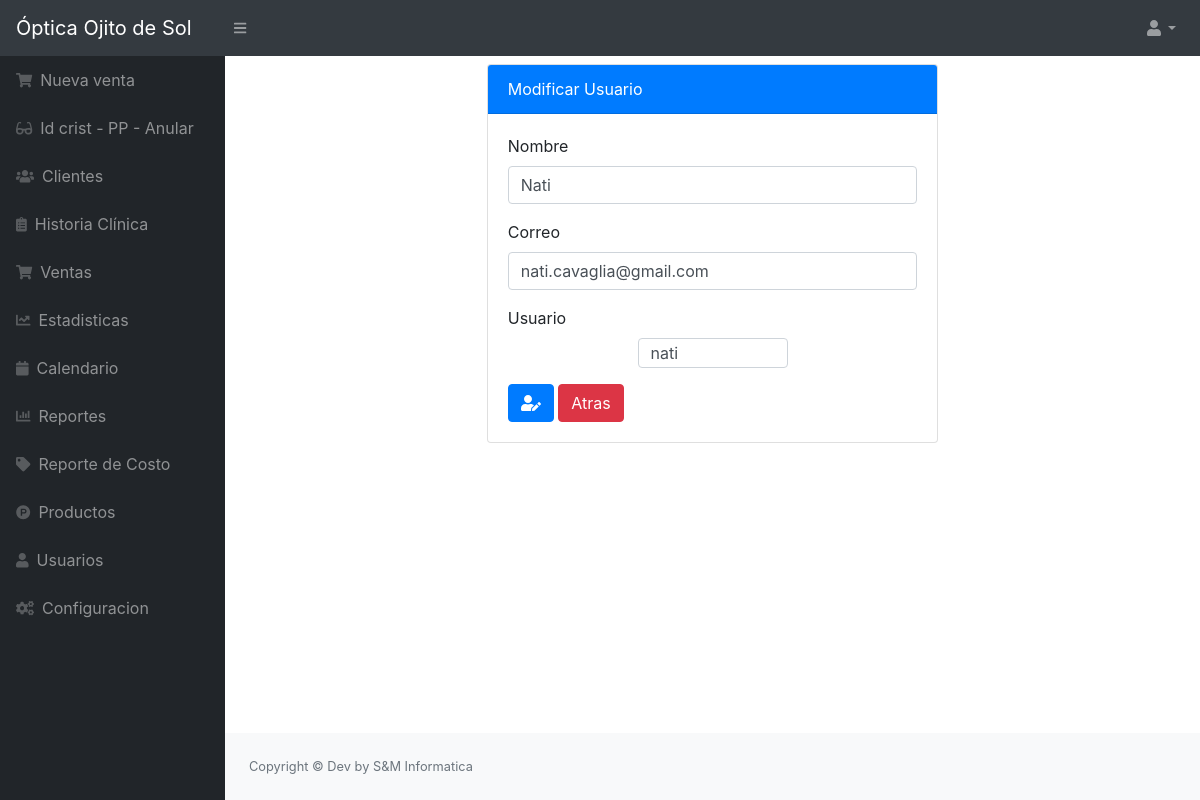
Page /src/editar_usuario.php?id=1 (signed in) on the committed database.
### tables this page shows
CREATE TABLE `usuario` (
  `idusuario` int NOT NULL,
  `nombre` varchar(100) NOT NULL,
  `correo` varchar(100) NOT NULL,
  `usuario` varchar(20) NOT NULL,
  `clave` varchar(50) NOT NULL,
  `estado` int NOT NULL DEFAULT '1'
);

### src/editar_usuario.php (the view, shortened to what this page needs)
<?php
require "../conexion.php";
include_once "includes/header.php";
$idusuario = $_REQUEST['id'];
$sql = mysqli_query($conexion, "SELECT * FROM usuario WHERE idusuario = $idusuario");
$result_sql = mysqli_num_rows($sql);
if ($result_sql == 0) {
    header("Location: usuarios.php");
} else {
    if ($data = mysqli_fetch_array($sql)) {
        $nombre = $data['nombre'];
        $correo = $data['correo'];
        $usuario = $data['usuario'];
    }
}
?>
<div class="row">
    <div class="col-md-6 mx-auto">
        <div class="card">
            <div class="card-header bg-primary text-white">
                Modificar Usuario
            </div>
            <div class="card-body">
                <form class="" action="" method="post">
                    <div class="form-group">
                        <label for="nombre">Nombre</label>
                        <input type="text" placeholder="Ingrese nombre" class="form-control" name="nombre" id="nombre" value="<?php echo $nombre; ?>">
                    </div>
                    <div class="form-group">
                        <label for="correo">Correo</label>
                        <input type="text" placeholder="Ingrese correo" class="form-control" name="correo" id="correo" value="<?php echo $correo; ?>">
                    </div>
                    <div class="form-group">
                        <label for="usuario">Usuario</label>
                        <input type="text" placeholder="Ingrese usuario" class="form-control" name="usuario" id="usuario" value="<?php echo $usuario; ?>">
                    </div>
                    <button type="submit" class="btn btn-primary"><i class="fas fa-user-edit"></i></button>
                    <a href="usuarios.php" class="btn btn-danger">Atras</a>
                </form>
            </div>
        </div>
    </div>
</div>
<?php include_once "includes/footer.php"; ?>

### rows in the picture
usuario: nombre "Nati", correo "nati.cavaglia@gmail.com", usuario "nati"
